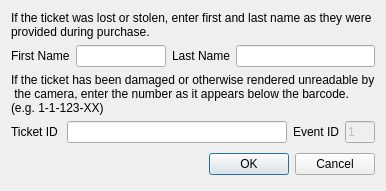
<?xml version="1.0" encoding="UTF-8"?>
<ui version="4.0">
 <class>ManualCheckin</class>
 <widget class="QDialog" name="ManualCheckin">
  <property name="geometry">
   <rect>
    <x>0</x>
    <y>0</y>
    <width>359</width>
    <height>188</height>
   </rect>
  </property>
  <property name="windowTitle">
   <string>Dialog</string>
  </property>
  <layout class="QVBoxLayout" name="verticalLayout">
   <item>
    <widget class="QLabel" name="label_7">
     <property name="text">
      <string>If the ticket was lost or stolen, enter first and last name as they were 
provided during purchase.</string>
     </property>
    </widget>
   </item>
   <item>
    <layout class="QHBoxLayout" name="horizontalLayout_4">
     <item>
      <widget class="QLabel" name="label_4">
       <property name="text">
        <string>First Name</string>
       </property>
      </widget>
     </item>
     <item>
      <widget class="QLineEdit" name="firstName">
       <property name="maximumSize">
        <size>
         <width>90</width>
         <height>16777215</height>
        </size>
       </property>
      </widget>
     </item>
     <item>
      <widget class="QLabel" name="label_5">
       <property name="text">
        <string>Last Name</string>
       </property>
      </widget>
     </item>
     <item>
      <widget class="QLineEdit" name="lastName"/>
     </item>
    </layout>
   </item>
   <item>
    <widget class="QLabel" name="label_8">
     <property name="text">
      <string>If the ticket has been damaged or otherwise rendered unreadable by
 the camera, enter the number as it appears below the barcode.
(e.g. 1-1-123-XX)</string>
     </property>
    </widget>
   </item>
   <item>
    <layout class="QHBoxLayout" name="horizontalLayout_5">
     <item>
      <widget class="QLabel" name="label_6">
       <property name="minimumSize">
        <size>
         <width>50</width>
         <height>0</height>
        </size>
       </property>
       <property name="text">
        <string>Ticket ID</string>
       </property>
      </widget>
     </item>
     <item>
      <widget class="QLineEdit" name="ticketID">
       <property name="inputMethodHints">
        <set>Qt::ImhNone</set>
       </property>
       <property name="text">
        <string/>
       </property>
      </widget>
     </item>
     <item>
      <widget class="QLabel" name="label">
       <property name="text">
        <string>Event ID</string>
       </property>
      </widget>
     </item>
     <item>
      <widget class="QLineEdit" name="eventID">
       <property name="enabled">
        <bool>false</bool>
       </property>
       <property name="maximumSize">
        <size>
         <width>30</width>
         <height>16777215</height>
        </size>
       </property>
       <property name="text">
        <string>1</string>
       </property>
      </widget>
     </item>
    </layout>
   </item>
   <item>
    <layout class="QHBoxLayout">
     <property name="spacing">
      <number>6</number>
     </property>
     <property name="margin">
      <number>0</number>
     </property>
     <item>
      <spacer>
       <property name="orientation">
        <enum>Qt::Horizontal</enum>
       </property>
       <property name="sizeHint" stdset="0">
        <size>
         <width>131</width>
         <height>31</height>
        </size>
       </property>
      </spacer>
     </item>
     <item>
      <widget class="QPushButton" name="okButton">
       <property name="text">
        <string>OK</string>
       </property>
      </widget>
     </item>
     <item>
      <widget class="QPushButton" name="cancelButton">
       <property name="text">
        <string>Cancel</string>
       </property>
      </widget>
     </item>
    </layout>
   </item>
  </layout>
 </widget>
 <resources/>
 <connections>
  <connection>
   <sender>okButton</sender>
   <signal>clicked()</signal>
   <receiver>ManualCheckin</receiver>
   <slot>accept()</slot>
   <hints>
    <hint type="sourcelabel">
     <x>278</x>
     <y>253</y>
    </hint>
    <hint type="destinationlabel">
     <x>96</x>
     <y>254</y>
    </hint>
   </hints>
  </connection>
  <connection>
   <sender>cancelButton</sender>
   <signal>clicked()</signal>
   <receiver>ManualCheckin</receiver>
   <slot>reject()</slot>
   <hints>
    <hint type="sourcelabel">
     <x>369</x>
     <y>253</y>
    </hint>
    <hint type="destinationlabel">
     <x>179</x>
     <y>282</y>
    </hint>
   </hints>
  </connection>
 </connections>
</ui>
